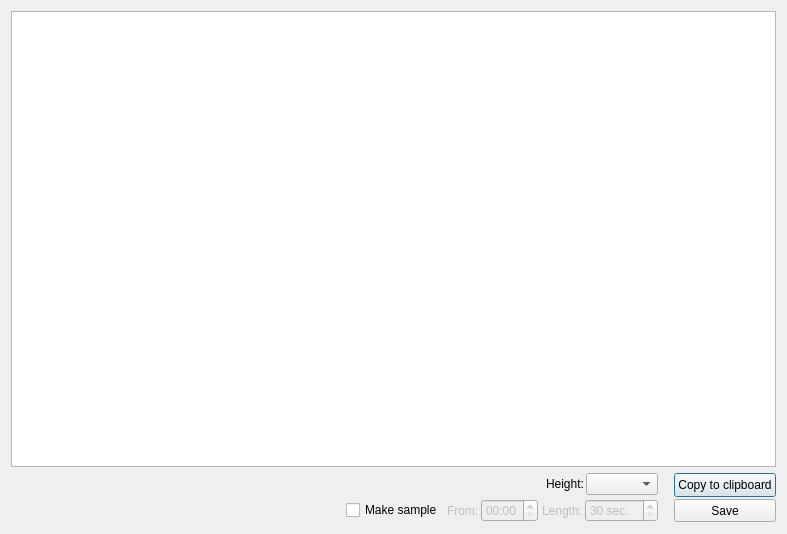
<?xml version="1.0" encoding="UTF-8"?>
<ui version="4.0">
 <class>make_dialog</class>
 <widget class="QDialog" name="make_dialog">
  <property name="geometry">
   <rect>
    <x>0</x>
    <y>0</y>
    <width>787</width>
    <height>534</height>
   </rect>
  </property>
  <property name="windowTitle">
   <string>Dialog</string>
  </property>
  <layout class="QVBoxLayout" name="verticalLayout_3">
   <property name="bottomMargin">
    <number>12</number>
   </property>
   <item>
    <widget class="QPlainTextEdit" name="te_script">
     <property name="sizePolicy">
      <sizepolicy hsizetype="Expanding" vsizetype="Expanding">
       <horstretch>0</horstretch>
       <verstretch>100</verstretch>
      </sizepolicy>
     </property>
     <property name="textInteractionFlags">
      <set>Qt::TextSelectableByKeyboard|Qt::TextSelectableByMouse</set>
     </property>
    </widget>
   </item>
   <item>
    <layout class="QHBoxLayout" name="horizontalLayout_5">
     <property name="spacing">
      <number>16</number>
     </property>
     <item>
      <layout class="QVBoxLayout" name="verticalLayout_2">
       <property name="spacing">
        <number>4</number>
       </property>
       <item>
        <layout class="QHBoxLayout" name="horizontalLayout_3">
         <property name="spacing">
          <number>2</number>
         </property>
         <item>
          <spacer name="horizontalSpacer">
           <property name="orientation">
            <enum>Qt::Horizontal</enum>
           </property>
           <property name="sizeHint" stdset="0">
            <size>
             <width>40</width>
             <height>20</height>
            </size>
           </property>
          </spacer>
         </item>
         <item>
          <widget class="QLabel" name="lbl1">
           <property name="text">
            <string>Height:</string>
           </property>
          </widget>
         </item>
         <item>
          <widget class="QComboBox" name="cmb_height"/>
         </item>
        </layout>
       </item>
       <item>
        <layout class="QHBoxLayout" name="horizontalLayout_4">
         <item>
          <spacer name="horizontalSpacer_2">
           <property name="orientation">
            <enum>Qt::Horizontal</enum>
           </property>
           <property name="sizeHint" stdset="0">
            <size>
             <width>40</width>
             <height>20</height>
            </size>
           </property>
          </spacer>
         </item>
         <item>
          <widget class="QCheckBox" name="chk_test">
           <property name="text">
            <string>Make sample</string>
           </property>
          </widget>
         </item>
         <item>
          <layout class="QHBoxLayout" name="horizontalLayout">
           <property name="spacing">
            <number>2</number>
           </property>
           <item>
            <widget class="QLabel" name="lbl2">
             <property name="enabled">
              <bool>false</bool>
             </property>
             <property name="text">
              <string>From:</string>
             </property>
            </widget>
           </item>
           <item>
            <widget class="QTimeEdit" name="te_start">
             <property name="enabled">
              <bool>false</bool>
             </property>
             <property name="displayFormat">
              <string>mm:ss</string>
             </property>
            </widget>
           </item>
          </layout>
         </item>
         <item>
          <layout class="QHBoxLayout" name="horizontalLayout_2">
           <property name="spacing">
            <number>2</number>
           </property>
           <item>
            <widget class="QLabel" name="lbl3">
             <property name="enabled">
              <bool>false</bool>
             </property>
             <property name="text">
              <string>Length:</string>
             </property>
            </widget>
           </item>
           <item>
            <widget class="QSpinBox" name="spn_length">
             <property name="enabled">
              <bool>false</bool>
             </property>
             <property name="sizePolicy">
              <sizepolicy hsizetype="Preferred" vsizetype="Fixed">
               <horstretch>0</horstretch>
               <verstretch>0</verstretch>
              </sizepolicy>
             </property>
             <property name="suffix">
              <string> sec.</string>
             </property>
             <property name="minimum">
              <number>30</number>
             </property>
             <property name="maximum">
              <number>240</number>
             </property>
             <property name="singleStep">
              <number>10</number>
             </property>
             <property name="value">
              <number>30</number>
             </property>
            </widget>
           </item>
          </layout>
         </item>
        </layout>
       </item>
      </layout>
     </item>
     <item>
      <layout class="QVBoxLayout" name="verticalLayout">
       <property name="spacing">
        <number>2</number>
       </property>
       <item>
        <widget class="QPushButton" name="b_copy">
         <property name="sizePolicy">
          <sizepolicy hsizetype="Minimum" vsizetype="Minimum">
           <horstretch>0</horstretch>
           <verstretch>0</verstretch>
          </sizepolicy>
         </property>
         <property name="text">
          <string>Copy to clipboard</string>
         </property>
         <property name="icon">
          <iconset theme="edit-copy">
           <normaloff>.</normaloff>.</iconset>
         </property>
        </widget>
       </item>
       <item>
        <widget class="QPushButton" name="b_save">
         <property name="sizePolicy">
          <sizepolicy hsizetype="Minimum" vsizetype="Minimum">
           <horstretch>0</horstretch>
           <verstretch>0</verstretch>
          </sizepolicy>
         </property>
         <property name="text">
          <string>Save</string>
         </property>
         <property name="icon">
          <iconset theme="document-save">
           <normaloff>.</normaloff>.</iconset>
         </property>
        </widget>
       </item>
      </layout>
     </item>
    </layout>
   </item>
  </layout>
 </widget>
 <resources/>
 <connections/>
</ui>
